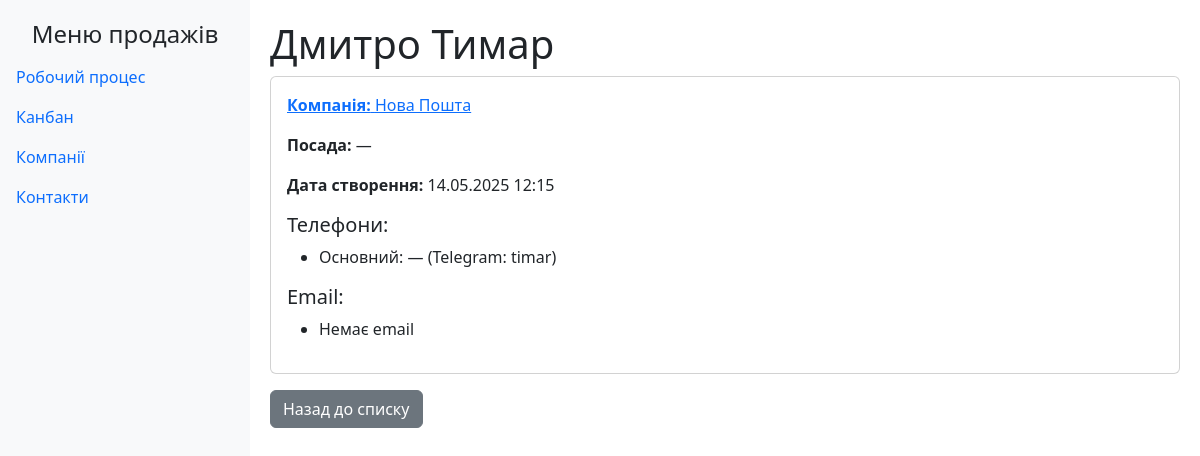
/contacts/contacts/3/ (signed in), run on the app's committed database.
### contacts/models.py (models this page shows, shortened)
class Contact(models.Model):
    company = models.ForeignKey(
        Company,
        on_delete=models.CASCADE,
        verbose_name=_('Компанія'),
        null=True,
        blank=True,
        related_name='contacts'
    )
    first_name = models.CharField(
        max_length=100,
        verbose_name=_('Ім’я')
    )
    last_name = models.CharField(
        max_length=100,
        null=True,
        blank=True,
        verbose_name=_('Прізвище')
    )
    position = models.CharField(
        max_length=100,
        verbose_name=_('Посада'),
        null=True,
        blank=True
    )
    created_at = models.DateTimeField(
        auto_now_add=True,
        verbose_name=_('Дата створення')
    )
    avatar = models.ImageField(
        upload_to='avatars/',
        null=True,
        blank=True,
        verbose_name=_('Аватар')
    )
    class Meta:
        verbose_name = _('Контакт')
        verbose_name_plural = _('Контакти')

class ContactPhone(models.Model):
    contact = models.ForeignKey(
        Contact,
        on_delete=models.CASCADE,
        verbose_name=_('Контакт'),
        related_name='phones'
    )
    phone = models.CharField(
        max_length=20,
        verbose_name=_('Телефон'),
        blank=True
    )
    name = models.CharField(
        max_length=50,
        verbose_name=_('Назва'),
        default='Основний'
    )
    telegram_id = models.CharField(
        max_length=50,
        verbose_name=_('Telegram ID'),
        blank=True,
        null=True
    )
    telegram_username = models.CharField(
        max_length=100,
        verbose_name=_('Telegram Username'),
        blank=True,
        null=True
    )
    class Meta:
        verbose_name = _('Телефон контакту')
        verbose_name_plural = _('Телефони контактів')

### companies/models.py (models this page shows, shortened)
class Company(models.Model):
    name = models.CharField(
        max_length=255,
        verbose_name=_('Назва'),
        unique=True
    )
    work_id = models.CharField(
        max_length=50,
        verbose_name=_('Work ID'),
        blank=True,
        null=True
    )
    rabota_id = models.CharField(
        max_length=50,
        verbose_name=_('Rabota ID'),
        blank=True,
        null=True
    )
    just_id = models.CharField(
        max_length=50,
        verbose_name=_('Just ID'),
        blank=True,
        null=True
    )
    responsible = models.ForeignKey(
        CustomUser,
        on_delete=models.SET_NULL,
        verbose_name=_('Відповідальний'),
        null=True,
        blank=True
    )
    created_at = models.DateTimeField(
        auto_now_add=True,
        verbose_name=_('Дата створення')
    )
    slug = models.SlugField(
        max_length=255,
        unique=True,
        verbose_name=_('Слаг'),
        allow_unicode=True  # Дозволяє кирилицю
    )
    class Meta:
        verbose_name = _('Компанія')
        verbose_name_plural = _('Компанії')

### contacts/views.py (the view)
# urls.py: path('contacts/<int:pk>/', views.contact_detail, name='contact_detail'),
@login_required
def contact_detail(request, pk):
    contact = get_object_or_404(Contact, pk=pk)
    return render(request, 'contacts/contact_detail.html', {'contact': contact})

### contacts/templates/contacts/contact_detail.html (shortened to what this page needs)
{% extends 'sales/base.html' %}
{% block content %}
    <h1>{{ contact.first_name }} {{ contact.last_name }}</h1>
    <div class="card">
        <div class="card-body">
            {% if contact.company %}
            <a href="{% url 'company_detail' contact.company.pk %}">
                <p><strong>Компанія:</strong> {{ contact.company.name }}</p>
            </a>
            {% else %}
                <p><strong>Компанія:</strong> Не належить до компанії </p>
            {% endif %}
            <p><strong>Посада:</strong> {{ contact.position|default:"—" }}</p>
            <p><strong>Дата створення:</strong> {{ contact.created_at|date:"d.m.Y H:i" }}</p>
            <h5>Телефони:</h5>
            <ul>
                {% for phone in contact.phones.all %}
                    <li>{{ phone.name }}: {{ phone.phone|default:"—" }}
                        {% if phone.telegram_username %} (Telegram: {{ phone.telegram_username }}) {% endif %}
                    </li>
                {% empty %}
                    <li>Немає телефонів</li>
                {% endfor %}
            </ul>
            <h5>Email:</h5>
            <ul>
                {% for email in contact.emails.all %}
                    <li>{{ email.name }}: {{ email.email }}</li>
                {% empty %}
                    <li>Немає email</li>
                {% endfor %}
            </ul>
        </div>
    </div>
    <a href="{% url 'contact_list' %}" class="btn btn-secondary mt-3">Назад до списку</a>
{% endblock %}

### data on the page
Contact: first_name "Дмитро", last_name "Тимар", company.name "Нова Пошта", position "—", created_at "14.05.2025 12:15"
ContactPhone: name "Основний", phone "—", telegram_username "timar"
